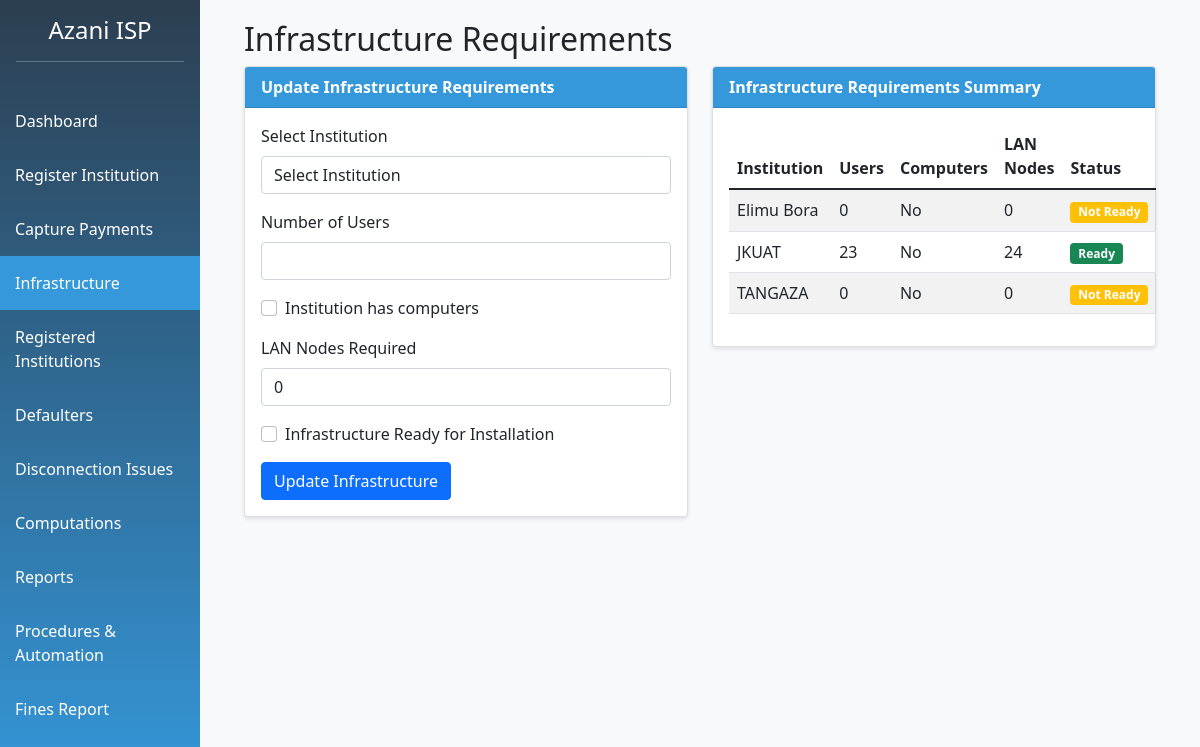
Screenshot of /infrastructure.php with the database file from the repository.
### tables this page shows
CREATE TABLE `institutions` (
  `institution_id` int(11) NOT NULL,
  `registration_number` varchar(20) NOT NULL,
  `institution_name` varchar(100) NOT NULL,
  `category_id` int(11) DEFAULT NULL,
  `physical_address` text DEFAULT NULL,
  `postal_address` varchar(100) DEFAULT NULL,
  `email` varchar(100) DEFAULT NULL,
  `phone` varchar(20) DEFAULT NULL,
  `registration_date` date,
  `registration_fee_paid` tinyint(1) DEFAULT 0,
  `registration_fee_amount` decimal(10,2) DEFAULT 8500.00,
  `installation_fee_paid` tinyint(1) DEFAULT 0,
  `installation_fee_amount` decimal(10,2) DEFAULT 10000.00,
  `bandwidth_id` int(11) DEFAULT NULL,
  `connection_status` enum('Active','Suspended','Disconnected') DEFAULT 'Active'
);

CREATE TABLE `infrastructure_requirements` (
  `requirement_id` int(11) NOT NULL,
  `institution_id` int(11) DEFAULT NULL,
  `number_of_users` int(11) DEFAULT 0,
  `has_computers` tinyint(1) DEFAULT 0,
  `computers_purchased` int(11) DEFAULT 0,
  `computer_cost_per_unit` decimal(10,2) DEFAULT 40000.00,
  `total_computer_cost` decimal(10,2) DEFAULT 0.00,
  `lan_nodes_required` int(11) DEFAULT 0,
  `lan_pricing_id` int(11) DEFAULT NULL,
  `lan_cost` decimal(10,2) DEFAULT 0.00,
  `infrastructure_ready` tinyint(1) DEFAULT 0,
  `assessment_date` date DEFAULT NULL
);

### infrastructure.php (the view, shortened to what this page needs)
<?php
include 'config.php';
include 'header.php';
$institutions = $conn->query("
    SELECT i.*, ic.category_name, ir.*
    FROM institutions i
    JOIN institution_categories ic ON i.category_id = ic.category_id
    LEFT JOIN infrastructure_requirements ir ON i.institution_id = ir.institution_id
    ORDER BY i.institution_name
");
?>
<div class="container-fluid">
    <h2>Infrastructure Requirements</h2>
    <div class="row">
        <div class="col-md-6">
            <div class="card">
                <div class="card-header">
                    Update Infrastructure Requirements
                </div>
                <div class="card-body">
                    <form method="POST" action="">
                        <div class="mb-3">
                            <label class="form-label">Select Institution</label>
                            <select name="institution_id" class="form-control" required id="institutionSelect">
                                <option value="">Select Institution</option>
                                <?php
                                $institutions->data_seek(0);
                                ?>
                            </select>
                        </div>
                        <div class="mb-3">
                            <label class="form-label">Number of Users</label>
                            <input type="number" name="number_of_users" class="form-control" required id="numberOfUsers" min="1">
                        </div>
                        <div class="mb-3 form-check">
                            <input type="checkbox" name="has_computers" class="form-check-input" id="hasComputers">
                            <label class="form-check-label">Institution has computers</label>
                        </div>
                        <div class="mb-3">
                            <label class="form-label">LAN Nodes Required</label>
                            <input type="number" name="lan_nodes_required" class="form-control" id="lanNodes" min="0" value="0">
                        </div>
                        <div class="mb-3 form-check">
                            <input type="checkbox" name="infrastructure_ready" class="form-check-input" id="infrastructureReady">
                            <label class="form-check-label">Infrastructure Ready for Installation</label>
                        </div>
                        <button type="submit" name="update_infrastructure" class="btn btn-primary">Update Infrastructure</button>
                    </form>
                </div>
            </div>
        </div>
        <div class="col-md-6">
            <div class="card">
                <div class="card-header">
                    Infrastructure Requirements Summary
                </div>
                <div class="card-body">
                    <table class="table table-striped">
                        <thead>
                            <tr>
                                <th>Institution</th>
                                <th>Users</th>
                                <th>Computers</th>
                                <th>LAN Nodes</th>
                                <th>Status</th>
                            </tr>
                        </thead>
                        <tbody>
                            <?php
                            $institutions->data_seek(0);
                            while($inst = $institutions->fetch_assoc()):
                            ?>
                            <tr>
                                <td><?php echo $inst['institution_name']; ?></td>
                                <td><?php echo $inst['number_of_users'] ?? 'Not set'; ?></td>
                                <td>
                                    <?php
                                    if ($inst['has_computers']) {
                                        echo $inst['computers_purchased'] . ' purchased';
                                    } else {
                                        echo 'No';
                                    }
                                    ?>
                                </td>
                                <td><?php echo $inst['lan_nodes_required'] ?? '0'; ?></td>
                                <td>
                                    <?php if ($inst['infrastructure_ready']): ?>
                                        <span class="badge bg-success">Ready</span>
                                    <?php else: ?>
                                        <span class="badge bg-warning">Not Ready</span>
                                    <?php endif; ?>
                                </td>
                            </tr>
                            <?php endwhile; ?>
                        </tbody>
                    </table>
                </div>
            </div>
        </div>
    </div>
</div>
<?php include 'footer.php'; ?>

### header.php (style rules this page uses)
.card { margin-bottom: 20px; box-shadow: 0 2px 4px rgba(0,0,0,0.1); }
.card-header { background-color: #3498db; color: white; font-weight: bold; }

### rows the page displays
institutions: institution_name "Elimu Bora", infrastructure_requirements.number_of_users "0", infrastructure_requirements.lan_nodes_required "0", shows "Not Ready"
institutions: institution_name "JKUAT", infrastructure_requirements.number_of_users "23", infrastructure_requirements.lan_nodes_required "24", shows "Ready"
institutions: institution_name "TANGAZA", infrastructure_requirements.number_of_users "0", infrastructure_requirements.lan_nodes_required "0", shows "Not Ready"
